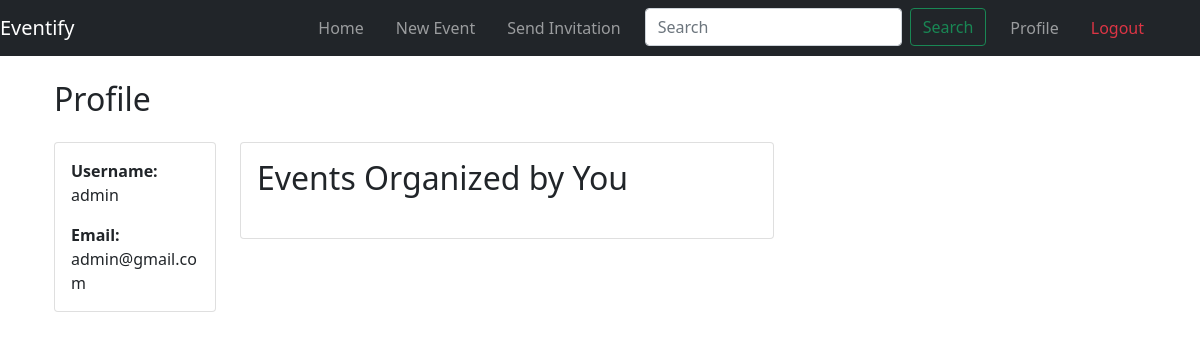
The page /profile/ (signed in) on the database as committed earlier.
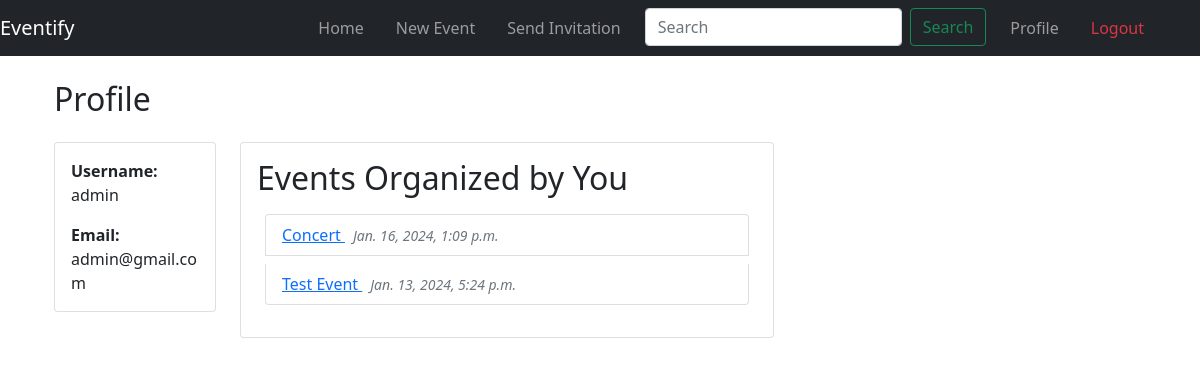
The same page on the database as committed later.
### event/models.py (models this page shows, shortened)
class Event(models.Model):
    title = models.CharField(max_length=200)
    description = models.TextField()
    date = models.DateTimeField()
    location = models.ForeignKey(Location, on_delete=models.CASCADE , related_name='location_events')
    category = models.ForeignKey(Category, on_delete=models.PROTECT, related_name="events")
    organizer = models.ForeignKey(User, related_name='organized_events', on_delete=models.CASCADE)
    attendees = models.ManyToManyField(User, related_name='attended_events', blank=True)

### event/views.py (the view)
# urls.py: path('profile/', ProfileView.as_view(), name='profile'),
class ProfileView(LoginRequiredMixin, ListView):
    model = Event
    template_name = 'profile.html'
    context_object_name = 'user_events'
    def get_queryset(self):
        return Event.objects.filter(organizer=self.request.user)

### event/templates/profile.html
{% extends 'base.html' %} {% block content %}
<div class="container">
  <h2 class="mt-4 mb-4">Profile</h2>
  <div class="row">
    <div class="col-md-2">
      <div class="card">
        <div class="card-body">
          <p class="card-text">
            <strong>Username:</strong> {{ user.username }}
          </p>
          {% if user.email%}
          <p class="card-text"><strong>Email:</strong> {{ user.email }}</p>
          {% endif %}
        </div>
      </div>
    </div>
    <div class="col-md-6">
      <div class="card">
        <div class="card-body">
          <h2 class="card-title">Events Organized by You</h2>
          <ul class="list-group p-2">
            {% for event in user_events %}
            <li class="list-group-item mb-2">
              <a href="{% url 'event_details' event.id %}">
                {{ event.title }}
              </a>
              <span class="ms-2 small text-muted fst-italic">
                {{ event.date }}
              </span>
            </li>
            {% endfor %}
          </ul>
        </div>
      </div>
    </div>
  </div>
</div>
{% endblock %}

Rows that differ between the two databases and show on the page:
added Event: title "Concert", date "Jan. 16, 2024, 1:09 p.m."
added Event: title "Test Event", date "Jan. 13, 2024, 5:24 p.m."
